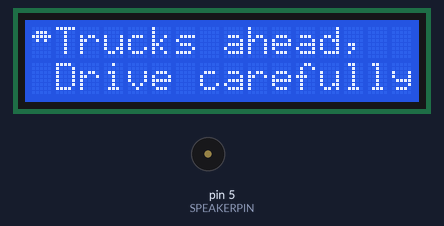
A sketch run on a simulated Arduino Uno, built with avr-gcc and run on an emulated ATmega328P. Parts: 16×2 character LCD, buzzer (waves = sounding). Random numbers use the default seed unless the sketch sets one.

Above: at 0.1 s.
At 2.24 s:
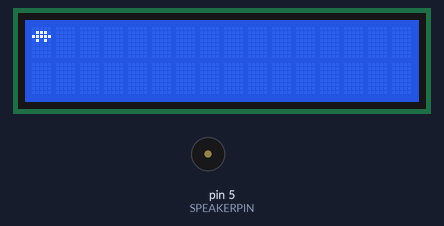
At 4.99 s:
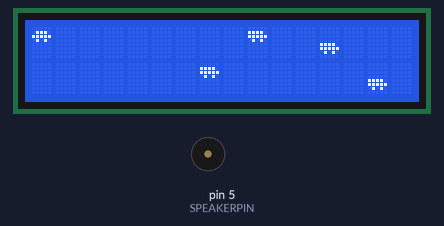
At 7.6 s:
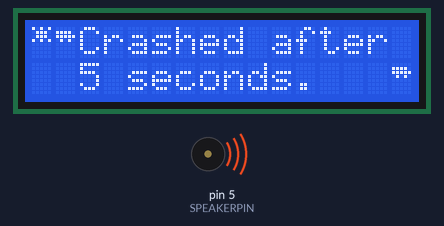
Timing chart, 0 to 9.1 s (numbered marks = the images above):
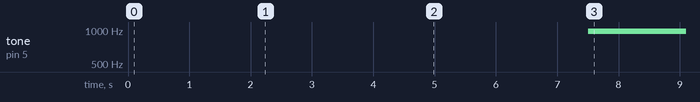

Measured:
- by itself, tone on pin 5 (SPEAKERPIN): silent → 977 Hz at 7.5 s
- what the display in image 0 shows lasts 2.0 s, from 0.1 s to 2.1 s

The sketch:

TruckLane.ino
```cpp
/* Simple Car game for a 16x2 LCD display
   You can use any Hitachi HD44780 compatible LCD.
   Wiring explained at http://www.arduino.cc/en/Tutorial/LiquidCrystal
   (I used theLCD Electronic Brick on bus 1:
     rs on pin 2, rw on pin 3, enable on pin 4,
     data on pins 5,6,7,8)
   There's also a "steering wheel" potentiometer on analog input 1,
   and a Piezo speaker on pin 9 (PWM).

   Enjoy,
   @TheRealDod, Nov 25, 2010
*/
#include <LiquidCrystal.h>
// LiquidCrystal display
// You can use any Hitachi HD44780 compatible. Wiring explained at
// http://www.arduino.cc/en/Tutorial/LiquidCrystal
// LiquidCrystal lcd(2, 3, 4, 5, 6, 7, 8);
//LiquidCrystal lcd(8, 9, 4, 5, 6, 7);
LiquidCrystal lcd(6, 10, 9, 14, 15, 16);
#define btnRIGHT  0
#define btnUP     1
#define btnDOWN   2
#define btnLEFT   3
#define btnSELECT 4
#define btnNONE   5

// Steering wheel potentiometer
// const int POTPIN = 1;
// const int MAXPOT = 800; // no need to turn the wheel all the way to 1023 :)


// Piezo speaker
//const int SPEAKERPIN = 3;
const int SPEAKERPIN = 5;
const int RANDSEEDPIN = 0; // an analog pin that isn't connected to anything

const int MAXSTEPDURATION = 300; // Start slowly, each step is 1 millisec shorter.
const int MINSTEPDURATION = 150; // This is as fast as it gets

const int NGLYPHS = 6;
// the glyphs will be defined starting from 1 (not 0),
// to enable lcd.print() of null-terminated strings
byte glyphs[NGLYPHS][8] = {
  // 1: car up
  { B00000,
    B01110,
    B11111,
    B01010,
    B00000,
    B00000,
    B00000,
    B00000
  }
  // 2: car down
  , {
    B00000,
    B00000,
    B00000,
    B00000,
    B01110,
    B11111,
    B01010,
    B00000
  }
  // 3: truck up
  , {
    B00000,
    B11110,
    B11111,
    B01010,
    B00000,
    B00000,
    B00000,
    B00000
  }
  // 4: truck down
  , {
    B00000,
    B00000,
    B00000,
    B00000,
    B11110,
    B11111,
    B01010,
    B00000
  }
  // 5: crash up
  , {
    B10101,
    B01110,
    B01110,
    B10101,
    B00000,
    B00000,
    B00000,
    B00000
  }
  // 6: crash down
  , {
    B00000,
    B00000,
    B00000,
    B10101,
    B01110,
    B01110,
    B10101,
    B00000
  }
};

const int NCARPOSITIONS = 4;

// Each position is mapped to a column of 2 glyphs
// Used to make sense when I had a 5th position
// where car or crash was drawn as 2 glyphs
// (can't do that since 0 terminates strings),
// so it's kinda silly now, but it ain't broke :)
const char BLANK = 32;
char car2glyphs[NCARPOSITIONS][2] = {
  {1, BLANK}, {2, BLANK}, {BLANK, 1}, {BLANK, 2}
};
char truck2glyphs[NCARPOSITIONS][2] = {
  {3, BLANK}, {4, BLANK}, {BLANK, 3}, {BLANK, 4}
};
char crash2glyphs[NCARPOSITIONS][2] = {
  {5, BLANK}, {6, BLANK}, {BLANK, 5}, {BLANK, 6}
};

const int ROADLEN = 15; // LCD width (not counting our car)
int road[ROADLEN]; // positions of other cars
char line_buff[2 + ROADLEN]; // aux string for drawRoad()
int road_index;
int car_pos;
int old_key = btnNONE;
// Off-the-grid position means empty column, so MAXROADPOS
// determines the probability of a car in a column
// e.g. 3*NCARPOSITIONS gives p=1/3
const int MAXROADPOS = 3 * NCARPOSITIONS;
int step_duration;

int crash; // true if crashed
unsigned int crashtime; // millis() when crashed
const int CRASHSOUNDDURATION = 250;

const char *INTRO1 = "Trucks ahead,";
const char *INTRO2 = "Drive carefully";
const int INTRODELAY = 2000;

void setup()
{
  crash = crashtime = road_index = 0;
  step_duration = MAXSTEPDURATION;
  line_buff[1 + ROADLEN] = '\0'; // null terminate it
  randomSeed(analogRead(RANDSEEDPIN));
  for (int i = 0; i < NGLYPHS; i++) {
    lcd.createChar(i + 1, glyphs[i]);
  }
  for (int i = 0; i < ROADLEN; i++) {
    road[i] = -1;
  }
  pinMode(SPEAKERPIN, OUTPUT);
  pinMode (A0, INPUT);
pinMode (A1, INPUT);
pinMode (A2, INPUT);
pinMode (A3, INPUT);
pinMode (7, INPUT);
  analogWrite(SPEAKERPIN, 0); // to be on the safe side
  lcd.begin(16, 2);
  getSteeringWheel();
  drawRoad();
  lcd.setCursor(1, 0);
  lcd.print(INTRO1);
  lcd.setCursor(1, 1);
  lcd.print(INTRO2);
  delay(INTRODELAY);
}

void loop() {
  unsigned long now = millis() - INTRODELAY;
  if (!crash) {
    //getSteeringWheel();
    crash = (car_pos == road[road_index]);
  }
  if (crash) {
    if (!crashtime) {
      crashtime = now;
      drawRoad();
      // Game over text
      // (keep first 2 "crash" columns intact)
      lcd.setCursor(2, 0);
      lcd.print("Crashed after");
      lcd.setCursor(2, 1);
      lcd.print(now / 1000);
      lcd.print(" seconds.");
    }
    if ((now - crashtime) < CRASHSOUNDDURATION) {
      analogWrite(SPEAKERPIN, random(255)); // white noise
    }
    else {
      analogWrite(SPEAKERPIN, 0); // dramatic post-crush silence :)
    }
    delay(10); // Wait a bit between writes
  }
  else {

    int prev_pos = road[(road_index - 1) % ROADLEN];
    int this_pos = random(MAXROADPOS);
    while (abs(this_pos - prev_pos) < 2) { // don't jam the road
      this_pos = random(MAXROADPOS);
    }
    road[road_index] = this_pos;
    road_index = (road_index + 1) % ROADLEN;
    drawRoad();
    //delay(step_duration);
    unsigned long wait = millis() + step_duration;
    while (millis() < wait) getSteeringWheel();
    if (step_duration > MINSTEPDURATION) {
      step_duration--; // go faster
    }
  }
}
void getSteeringWheel() {
  //car_pos = map(analogRead(POTPIN),0,1024,0,NCARPOSITIONS);
  int k = getKey();
  if (k != old_key) {
    switch (k) {
      case btnDOWN:
        if (car_pos < NCARPOSITIONS - 1) car_pos++;
        break;
      case btnUP:
        if (car_pos > 0) car_pos--;
        break;
    }
    old_key = k;
  }
}

void drawRoad() {
  for (int i = 0; i < 2; i++) {
    if (crash) {
      line_buff[0] = crash2glyphs[car_pos][i];
    }
    else {
      line_buff[0] = car2glyphs[car_pos][i];
    }
    for (int j = 0; j < ROADLEN; j++) {
      int pos = road[(j + road_index) % ROADLEN];
      line_buff[j + 1] = pos >= 0 && pos < NCARPOSITIONS ? truck2glyphs[pos][i] : BLANK;
    }
    lcd.setCursor(0, i);
    lcd.print(line_buff);
  }
}

int getKey() {
  /*int b = analogRead(A0);
  if (b > 1000) return btnNone;
  delay(8);
  if (b < 50) return btnRight;
  if (b < 180) return btnUp;
  if (b < 330) return btnDown;
  if (b < 520) return btnLeft;
  if (b < 700) return btnSelect;*/
  if(!digitalRead(A0))
   {
    delay(10);
    if(!digitalRead(A0))
       return btnUP;
    }
   if(!digitalRead(A1))
   {
    delay(10);
    if(!digitalRead(A1))
    return btnRIGHT;
    }
   if(!digitalRead(A3)){
    delay(10);
    if(!digitalRead(A3))
    return btnDOWN;
    }
   if(!digitalRead(A2)){
    delay(10);
    if(!digitalRead(A2))
     return btnLEFT;
     }
   if(!digitalRead(7)) {
    delay(10);
    if(!digitalRead(7))
    return btnSELECT;
    }
   return btnNONE;
}
```
